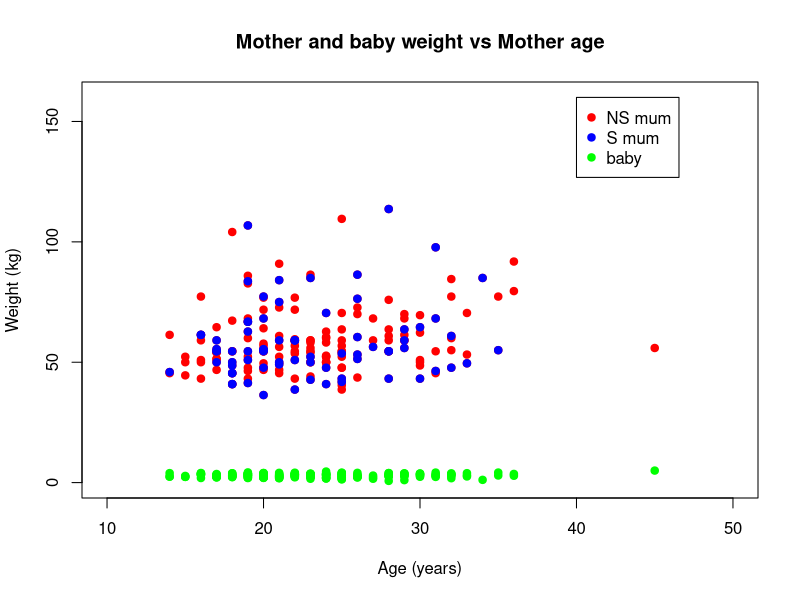
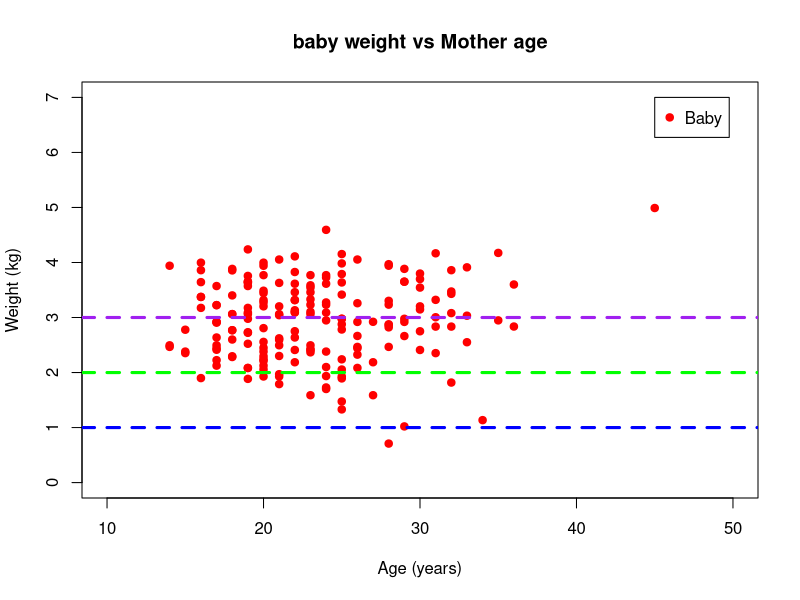
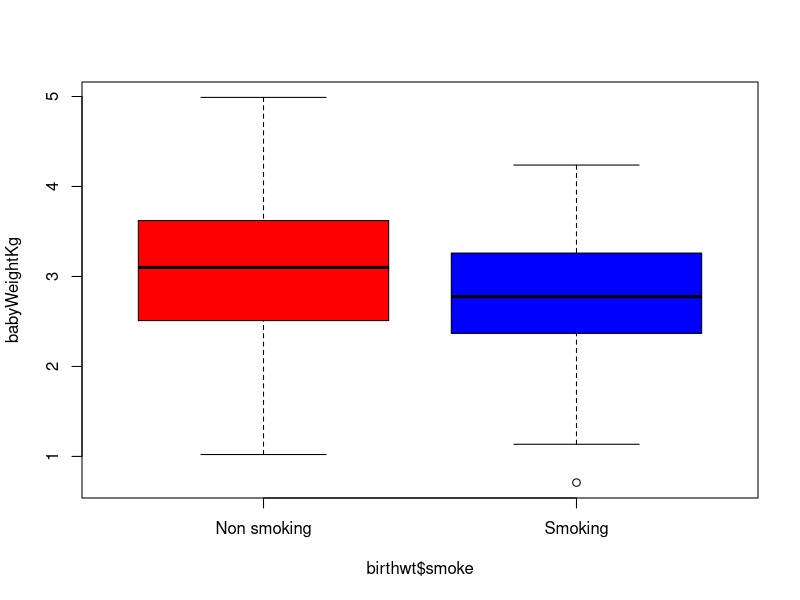

Write R code to recreate these figures, in order.
require(MASS)
data(birthwt)
View(birthwt)
?birthwt

motherWeightKg <- birthwt$lwt / 2.2
babyWeightKg <- birthwt$bwt / 1000

plot(birthwt$age,
     motherWeightKg,
     col = "red",
     pch = 19,
     main = "Mother and baby weight vs Mother age",
     xlab = "Age (years)", 
     ylab = "Weight (kg)",
     xlim = c(10, 50),
     ylim = c(0, 160))
points(birthwt$age[birthwt$smoke == 1],
       motherWeightKg[birthwt$smoke == 1],
       col = "blue",
       pch = 19)
points(birthwt$age,
       babyWeightKg,
       col = "green",
       pch = 19)
legend(x = 40,
       y = 160,
       legend = c("NS mum", "S mum", "baby"),
       col = c("red", "blue", "green"),
       pch = 19)
x11()

plot(birthwt$age,
     babyWeightKg,
     col = "red",
     pch = 19,
     main = "baby weight vs Mother age",
     xlab = "Age (years)", 
     ylab = "Weight (kg)",
     xlim = c(10, 50),
     ylim = c(0, 7))
legend(x = 45,
       y = 7,
       legend = c("Baby"),
       col = c("red"),
       pch = 19)
abline(h = 1, col = "blue", lwd = 3, lty = 2)
abline(h = 2, col = "green", lwd = 3, lty = 2)
abline(h = 3, col = "purple", lwd = 3, lty = 2)

X11()
boxplot(babyWeightKg~birthwt$smoke,
        col = c("red", "blue"),
        names = c("Non smoking", "Smoking"))
